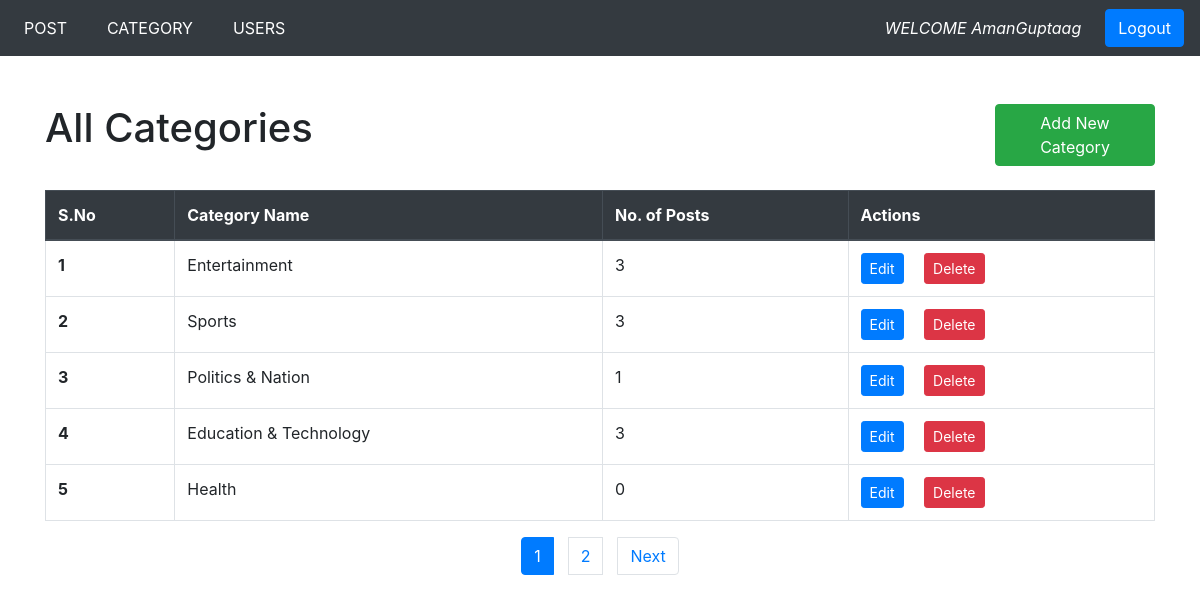
Page /admin/category.php (signed in) on the committed database.
### tables this page shows
CREATE TABLE `category` (
  `category_id` int(10) NOT NULL,
  `category_name` varchar(255) NOT NULL,
  `post` int(11) NOT NULL
);

### admin/category.php (the view, shortened to what this page needs)
<?php
include 'header.php';
include 'config.php';
?>
<!DOCTYPE html>
<html lang="en">
<head>
</head>
<body>
    <div class="container mt-5">
        <div class="row">
            <div class="col-md-10">
                <h1>All Categories</h1>
            </div>
            <div class="col-md-2">
                <button class="btn btn-success btn-md"><a style="color: white; text-decoration: none;" href="addpost.php">Add New Category</a></button>
            </div>
        </div>
        <br>
        <?php
        $limit = 5;
        if (isset($_GET['page'])) {
            $page = $_GET['page'];
        } else {
            $page = 1;
        }
        $offset = ($page - 1) * $limit;
        if($_SESSION['role'] == '1'){
        $sql = "SELECT * FROM category LIMIT $offset,$limit";
        }
        $result = mysqli_query($conn, $sql) or die('Query Unsuccessfull');
        if (mysqli_num_rows($result) > 0) {
        ?>
        <table class="table table-bordered">
            <thead class="thead-dark">
                <tr>
                    <th scope="col">S.No</th>
                    <th scope="col">Category Name</th>
                    <th scope="col">No. of Posts</th>
                    <th scope="col">Actions</th>
                </tr>
            </thead>
            <tbody>
                <?php
                while ($row = mysqli_fetch_assoc($result)) {
                ?>
                    <tr>
                        <th scope="row"><?php echo $row['category_id']; ?></th>
                        <td><?php echo $row['category_name']; ?></td>
                        <td><?php echo $row['post']; ?></td>
                        <td><button class="btn btn-primary btn-sm mr-3"><a style="color: white; text-decoration: none;" href="editpost.php?id=<?php echo $row['post_id']; ?>">Edit</a></button>
                            <button class="btn btn-danger btn-sm"><a style="color: white; text-decoration: none;" href="deletepost.php?id=<?php echo $row['post_id'];?>&catid=<?php echo $row['category'];?>">Delete</a></button>
                        </td>
                    </tr>
                <?php
                }
                ?>
            </tbody>
        </table>
    </div>
<?php
    $sql1 = "SELECT * FROM category";
    $result1 = mysqli_query($conn, $sql1) or die('Query Unsuccessfull');
    if (mysqli_num_rows($result1) > 0) {
        $total_records = mysqli_num_rows($result1);
        $total_page = ceil($total_records / $limit);
        echo '<ul class="pagination pagination-md justify-content-center">';
        for ($i = 1; $i <=$total_page; $i++) {
            if ($i == $page) {
                $active = 'active';
            } else {
                $active = '';
            }
            echo '<li class="page-item ' . $active . '"><a style="margin: 0 7px;"  class="page-link" href="category.php?page=' . $i . '">' . $i . '</a></li>';
        }
        if ($total_page > $page) {
            echo '<li class="page-item"><a style="margin: 0 7px;"  class="page-link" href="category.php?page='.($page+1).'">Next</a></li>';
        }
        echo '</ul>';
    }
}
?>
</body>
</html>

### rows in the picture
category: category_id "1", category_name "Entertainment", post "3"
category: category_id "2", category_name "Sports", post "3"
category: category_id "3", category_name "Politics & Nation", post "1"
category: category_id "4", category_name "Education & Technology", post "3"
category: category_id "5", category_name "Health", post "0"

### other values in the picture
$_SESSION['uname'] "AmanGuptaag"
